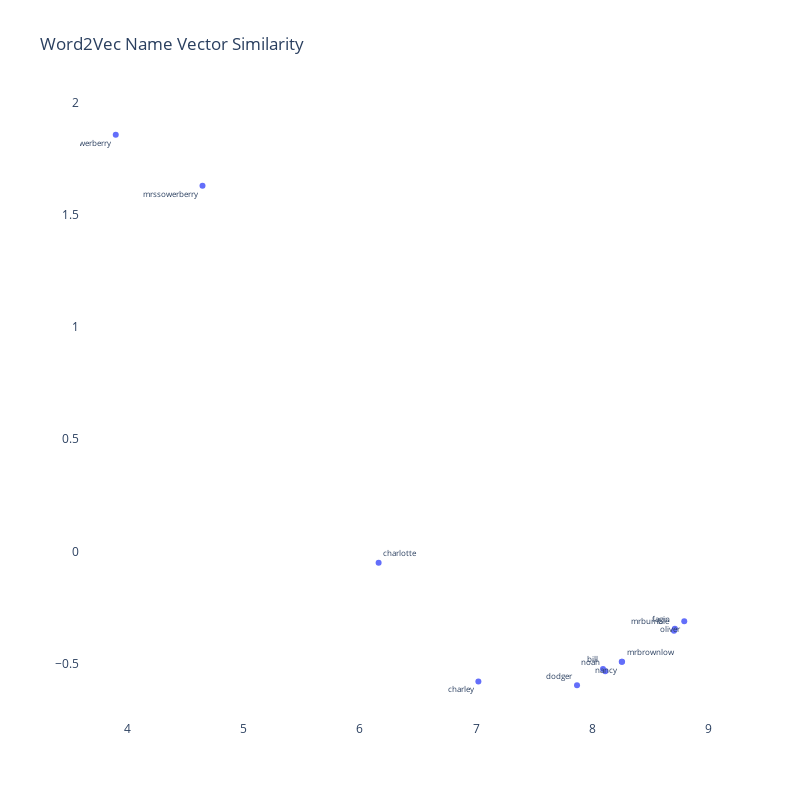

The code cell stored with this chart in its notebook:
### Code cell
character_list = ['oliver',
                  'fagin',
                  'nancy',
                  'bill',
                  'dodger',
                  'mrBrownlow',
                  'mrbumble',
                  'charley',
                  'dodger',
                  'mrsowerberry',
                  'mrssowerberry',
                  'noah',
                  'charlotte']

character_list = [x.lower() for x in character_list]

df = w2v_df[w2v_df['label'].isin(character_list)]


text_pos = [x for x in np.random.choice(['top left', 
                                         'bottom left',
                                         'top right',
                                         'bottom right'], 
                                          len(df),
                                          p=[.2,.3,.3,.2])]


trace = go.Scatter(x=df['x'],
                   y=df['y'],
                   mode='markers+text', 
                   textposition=text_pos,
                   text=df['label'],
                   textfont=dict(size=8),
                   hoverinfo='text')



fig = go.Figure([trace])

fig.update_layout(go.Layout(
    title='Word2Vec Name Vector Similarity',
    ),
    hovermode='closest',
    plot_bgcolor='white',
    paper_bgcolor='white',
    width=800,
    height=800
)

### Figure 1 — Plotly figure (JSON) as saved in the notebook; plotly's stock layout.template omitted (floating-point values rounded to 4 significant figures)
{"data": [{"hoverinfo": "text", "mode": "markers+text", "text": ["oliver", "mrbumble", "bill", "mrsowerberry", "mrssowerberry", "charlotte", "noah", "dodger", "fagin", "charley", "nancy", "mrbrownlow"], "textfont": {"size": 8}, "textposition": ["bottom left", "top left", "top left", "bottom left", "bottom left", "top right", "top left", "top left", "top left", "bottom left", "bottom left", "top right"], "type": "scatter", "x": [8.788, 8.7, 8.089, 3.9, 4.646, 6.16, 8.109, 7.866, 8.707, 7.018, 8.251, 8.253], "y": [-0.3108, -0.3535, -0.524, 1.855, 1.628, -0.05084, -0.5343, -0.5963, -0.3449, -0.5792, -0.4917, -0.4917]}], "layout": {"height": 800, "hovermode": "closest", "paper_bgcolor": "white", "plot_bgcolor": "white", "title": {"text": "Word2Vec Name Vector Similarity"}, "width": 800}}
